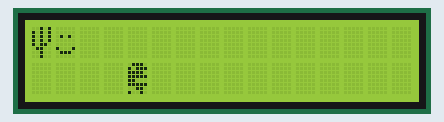
A sketch run on a simulated Arduino Uno, built with avr-gcc and run on an emulated ATmega328P. Parts: 16×2 character LCD.

Above: at 0.19 s.

The sketch:

CustomCharacter.ino
```cpp
#include <LiquidCrystal.h>

const int rs = 12, en = 11, d4 = 5, d5 = 4, d6 = 3, d7 = 2;
LiquidCrystal lcd(rs, en, d4, d5, d6, d7);

// make some custom characters:
byte cactus[8] = {
  0b00101,
  0b10101,
  0b10101,
  0b10101,
  0b10110,
  0b01100,
  0b00100,
  0b00100
};

byte smiley[8] = {
  0b00000,
  0b00000,
  0b01010,
  0b00000,
  0b00000,
  0b10001,
  0b01110,
  0b00000
};

byte frownie[8] = {
  0b00000,
  0b00000,
  0b01010,
  0b00000,
  0b00000,
  0b00000,
  0b01110,
  0b01001
};

byte dino[8] = {
  0b01110,
  0b10111,
  0b11110,
  0b11111,
  0b11000,
  0b11111,
  0b00110,
  0b10010
};

byte dinom[8] = {
  0b01110,
  0b10111,
  0b11110,
  0b11111,
  0b11000,
  0b11111,
  0b01001,
  0b00101
};

void setup() {
  // initialize LCD and set up the number of columns and rows:
  lcd.begin(16, 2);

  // create a new character
  lcd.createChar(0, cactus);
  // create a new character
  lcd.createChar(1, smiley);
  // create a new character
  lcd.createChar(2, frownie);
  // create a new character
  lcd.createChar(3, dino);
  // create a new character
  lcd.createChar(4, dinom);

  // set the cursor to the top left
  lcd.setCursor(0, 0);

  lcd.write(byte(0));
  lcd.write((byte)1);

}

void loop() {
  lcd.setCursor(4, 1);
  lcd.write(3);
  delay(250);
  lcd.setCursor(4, 1);
  lcd.write(4);
  delay(250);
}
```
